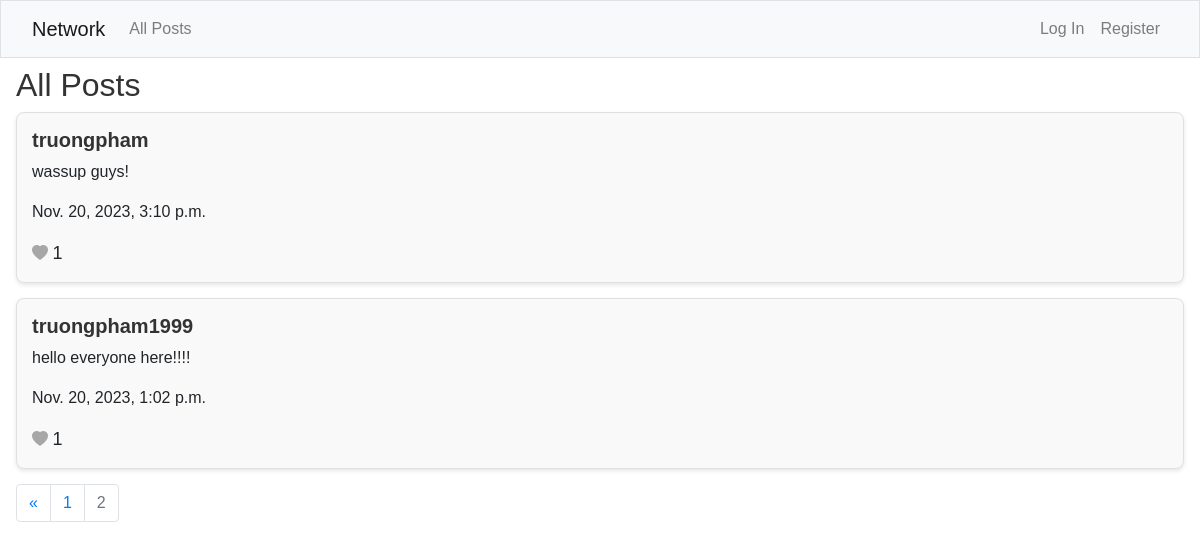
Screenshot of /?page=2 with the database file from the repository.
### network/models.py (models this page shows, shortened)
class Post(models.Model):
    content = models.CharField(max_length=1000)
    poster = models.ForeignKey(User, on_delete=models.CASCADE, related_name='posts')
    date = models.DateTimeField(auto_now_add=True)
    def like_count(self):
        return self.likes.count()

class User(AbstractUser):
    pass

### network/views.py (the view)
# urls.py: path("", views.index, name="index"),
def index(request):
    posts = Post.objects.all().order_by('-date')
    if request.user.is_authenticated:
        for post in posts:
            post.is_liked = post.is_like_by_user(request.user)
    else:
        for post in posts:
            post.is_liked = False
    posts, previous_page, next_page = paginate_posts(posts, request.GET.get('page'), 2)
    return render(request, "network/index.html", {
        "posts": posts,
        "previous_page": previous_page,
        "next_page": next_page,
    })

### network/views.py (called while the page is built)
def paginate_posts(posts, page_number, posts_per_page):
    paginator = Paginator(posts, posts_per_page)
    page = page_number
    try:
        posts = paginator.page(page)
    except PageNotAnInteger:
        posts = paginator.page(1)
    except EmptyPage:
        posts = paginator.page(paginator.num.pages)
    previous_page = posts.previous_page_number() if posts.has_previous() else None
    next_page = posts.next_page_number() if posts.has_next() else None
    return posts, previous_page, next_page

### network/templates/network/index.html (shortened to what this page needs)
{% extends "network/layout.html" %}
{% block body %}
    <div class="mt-2 mx-3">
        <h2>All Posts</h2>
        {% for post in posts %}
            <div class="post-form mt-1 text-left" id="post-{{ post.id }}">
                <div class="flex-container-2">
                    <div>
                        <a href="{% url 'profile' post.poster.id %}"><h5><strong>{{ post.poster }}</strong></h5></a>
                    </div>
                </div>
                <p class="post-content">{{ post.content }}</p>
                <p>{{ post.date }}</p>
                <div id="like-container-{{ post.id }}">
                    <a href="javascript:void(0)" class="like-button {% if post.is_liked %}liked{% else %}unliked{% endif %}"
                    id="like-button-{{ post.id }}" data-post-id="{{ post.id }}" data-like="{{ post.is_liked|yesno:'true,false' }}">
                        <i class="bi bi-heart-fill"></i>
                    </a>
                    <span class="like-count" id="like-count-{{ post.id }}">{{ post.like_count }}</span>
                </div>
            </div>
        {% endfor %}
        <nav aria-label="Page navigation example">
            <ul class="pagination">
                {% if posts.has_previous %}
                    <li class="page-item">
                        <a class="page-link" href="?page1" aria-label="Previous">
                            <span aria-hidden="true">&laquo;</span>
                        </a>
                    </li>
                    <li class="page-item"><a class="page-link" href="?page={{ posts.previous_page_number }}">{{ previous_page }}</a></li>
                {% endif %}
                <li class="page-item disabled"><span class="page-link color-type">{{ posts.number }}</span></li>
            </ul>
        </nav>
    </div>
{% endblock %}

### network/static/network/styles.css (style rules this page uses)
.post-form { border: 2px solid #ccc; padding: 10px; margin-bottom: 10px; border-radius: 7px; }
.color-type { color: grey; }
.flex-container-2 { display: flex; flex-direction: row; justify-content: space-between; }
.unliked { color: #a7a7a7; cursor: pointer; }
.like-count { display: inline; font-size: 18px; }
.post-form { background-color: #f9f9f9; border: 1px solid #e0e0e0; padding: 15px; margin-bottom: 15px; border-radius: 8px; box-shadow: 0 2px 4px rgba(0, 0, 0, 0.1); }
body { font-family: 'Arial', sans-serif; }
h2, h4, h5 { color: #333; }
.flex-container, .flex-container-2 { align-items: center; }

### rows the page displays
Post: poster "truongpham", content "wassup guys!", date "Nov. 20, 2023, 3:10 p.m.", like_count "1"
Post: poster "truongpham1999", content "hello everyone here!!!!", date "Nov. 20, 2023, 1:02 p.m.", like_count "1"

### other values shown
{{ previous_page }} "1"
{{ posts.number }} "2"
